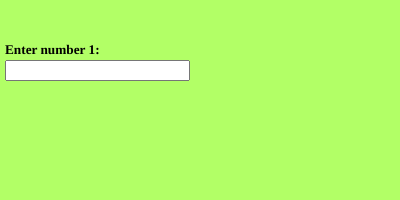
Frame 1 (no input)
Frame 60 (no input): identical to frame 1, image omitted
Frame 120 (the mouse pressed at the canvas centre since frame 60): identical to frame 1, image omitted

The p5.js sketch that drew this single still picture (run headless with seeded random() and noise() and a simulated clock; from frame 60 on, the mouse is pressed at the canvas centre):

// p5.js sketch
// ── sketch.js
let greeting, num1, score;

function setup() {
  
  createCanvas(400, 200);
  background(178,255,102);
  
 num1 = createInput();
 num1.position(5, 60);
  greeting = createElement('h5', 'Enter number 1:');
  greeting.position(5, 20);
  
 
  textAlign(CENTER);
  textSize(50);
}

function draw() {
  
 score= num1.value();
 
  
  switch (true) {
      
    case(score<=100 && score>=90):
      console.log("A");
      break;
      
     case(score<=89 && score>=80):
      console.log("B");
      break;
     case(score<=79 && score>=70):
      console.log("c");
      break;
       case(score<=69 && score>=60):
      console.log("D");
      break;
       case(score<=59 && score>=0):
      console.log("F");
      break;
    default:
      console.log("INVALID SCORE."); 
  }
}
